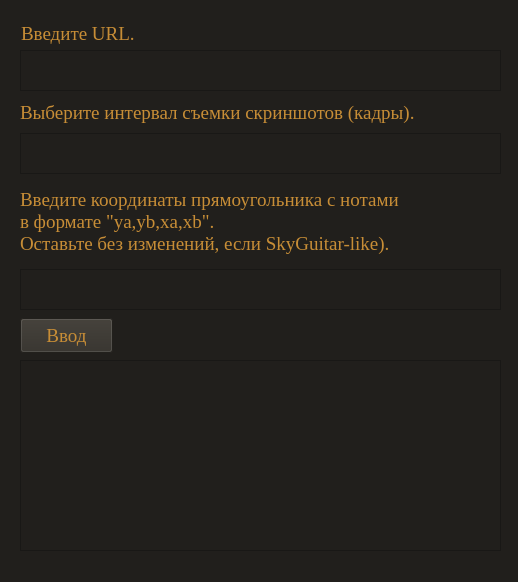
<?xml version="1.0" encoding="UTF-8"?>
<ui version="4.0">
 <class>MainWindow</class>
 <widget class="QMainWindow" name="MainWindow">
  <property name="geometry">
   <rect>
    <x>0</x>
    <y>0</y>
    <width>518</width>
    <height>582</height>
   </rect>
  </property>
  <property name="windowTitle">
   <string>NotesStealer 2.0</string>
  </property>
  <property name="styleSheet">
   <string notr="true">background-color: #211f1c;</string>
  </property>
  <widget class="QWidget" name="centralwidget">
   <widget class="QLabel" name="label">
    <property name="geometry">
     <rect>
      <x>21</x>
      <y>21</y>
      <width>134</width>
      <height>26</height>
     </rect>
    </property>
    <property name="font">
     <font>
      <family>Times New Roman</family>
      <pointsize>14</pointsize>
      <weight>50</weight>
      <italic>false</italic>
      <bold>false</bold>
     </font>
    </property>
    <property name="styleSheet">
     <string notr="true">QLabel

{
	color: #c78d36;
	font: 14pt &quot;Times New Roman&quot;;
}</string>
    </property>
    <property name="text">
     <string>Введите URL.</string>
    </property>
   </widget>
   <widget class="QTextEdit" name="textEdit">
    <property name="geometry">
     <rect>
      <x>20</x>
      <y>50</y>
      <width>481</width>
      <height>41</height>
     </rect>
    </property>
    <property name="styleSheet">
     <string notr="true">QTextEdit
{
	color:#c78d36;
	
	font: 14pt &quot;Times New Roman&quot;;
}</string>
    </property>
   </widget>
   <widget class="QLabel" name="label_2">
    <property name="geometry">
     <rect>
      <x>20</x>
      <y>100</y>
      <width>481</width>
      <height>26</height>
     </rect>
    </property>
    <property name="font">
     <font>
      <family>Times New Roman</family>
      <pointsize>14</pointsize>
      <weight>50</weight>
      <italic>false</italic>
      <bold>false</bold>
     </font>
    </property>
    <property name="styleSheet">
     <string notr="true">QLabel

{
	color: #c78d36;
	font: 14pt &quot;Times New Roman&quot;;
}</string>
    </property>
    <property name="text">
     <string>Выберите интервал съемки скриншотов (кадры).</string>
    </property>
   </widget>
   <widget class="QTextEdit" name="textEdit_2">
    <property name="geometry">
     <rect>
      <x>20</x>
      <y>133</y>
      <width>481</width>
      <height>41</height>
     </rect>
    </property>
    <property name="styleSheet">
     <string notr="true">QTextEdit
{
	color:#c78d36;
	
	font: 14pt &quot;Times New Roman&quot;;
}</string>
    </property>
   </widget>
   <widget class="QLabel" name="label_3">
    <property name="geometry">
     <rect>
      <x>20</x>
      <y>182</y>
      <width>458</width>
      <height>80</height>
     </rect>
    </property>
    <property name="font">
     <font>
      <family>Times New Roman</family>
      <pointsize>14</pointsize>
      <weight>50</weight>
      <italic>false</italic>
      <bold>false</bold>
     </font>
    </property>
    <property name="styleSheet">
     <string notr="true">QLabel

{
	color: #c78d36;
	font: 14pt &quot;Times New Roman&quot;;
}</string>
    </property>
    <property name="text">
     <string>Введите координаты прямоугольника с нотами
в формате &quot;ya,yb,xa,xb&quot;.
Оставьте без изменений, если SkyGuitar-like).</string>
    </property>
   </widget>
   <widget class="QTextEdit" name="textEdit_3">
    <property name="geometry">
     <rect>
      <x>20</x>
      <y>269</y>
      <width>481</width>
      <height>41</height>
     </rect>
    </property>
    <property name="styleSheet">
     <string notr="true">QTextEdit
{
	color:#c78d36;
	
	font: 14pt &quot;Times New Roman&quot;;
}</string>
    </property>
   </widget>
   <widget class="QPushButton" name="pushButton">
    <property name="geometry">
     <rect>
      <x>20</x>
      <y>318</y>
      <width>93</width>
      <height>35</height>
     </rect>
    </property>
    <property name="font">
     <font>
      <family>Times New Roman</family>
      <pointsize>14</pointsize>
      <weight>50</weight>
      <italic>false</italic>
      <bold>false</bold>
     </font>
    </property>
    <property name="styleSheet">
     <string notr="true">QPushButton
{
	color: #c78d36;
	font: 14pt &quot;Times New Roman&quot;;
	background-color: #302d27;
}

QPushButton:pressed {
     background-color: #47423a;
 }</string>
    </property>
    <property name="text">
     <string>Ввод</string>
    </property>
   </widget>
   <widget class="QListWidget" name="listWidget">
    <property name="geometry">
     <rect>
      <x>20</x>
      <y>360</y>
      <width>481</width>
      <height>191</height>
     </rect>
    </property>
   </widget>
  </widget>
  <widget class="QStatusBar" name="statusbar"/>
 </widget>
 <resources/>
 <connections/>
</ui>
